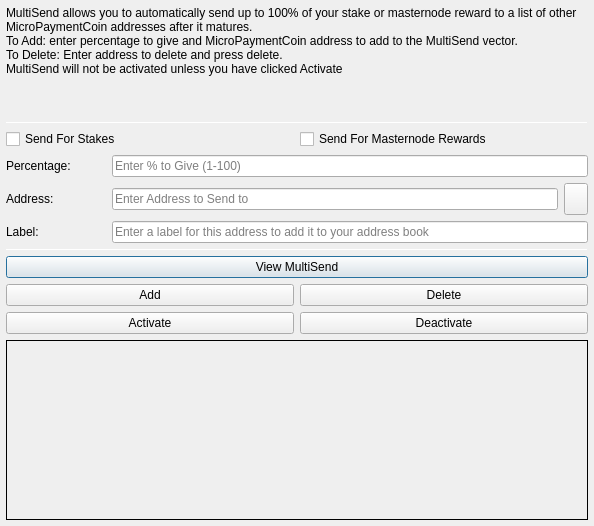
<?xml version="1.0" encoding="UTF-8"?>
<ui version="4.0">
 <class>MultiSendDialog</class>
 <widget class="QDialog" name="MultiSendDialog">
  <property name="windowModality">
   <enum>Qt::NonModal</enum>
  </property>
  <property name="geometry">
   <rect>
    <x>0</x>
    <y>0</y>
    <width>594</width>
    <height>526</height>
   </rect>
  </property>
  <property name="windowTitle">
   <string>MultiSend</string>
  </property>
  <layout class="QVBoxLayout" name="verticalLayout" stretch="0">
   <property name="margin">
    <number>6</number>
   </property>
   <item>
    <layout class="QVBoxLayout" name="verticalLayout_Main" stretch="1,1,1,0,1,1,1">
     <item>
      <widget class="QLabel" name="label_2">
       <property name="lineWidth">
        <number>1</number>
       </property>
       <property name="text">
        <string>MultiSend allows you to automatically send up to 100% of your stake or masternode reward to a list of other MicroPaymentCoin addresses after it matures.
To Add: enter percentage to give and MicroPaymentCoin address to add to the MultiSend vector.
To Delete: Enter address to delete and press delete.
MultiSend will not be activated unless you have clicked Activate</string>
       </property>
       <property name="alignment">
        <set>Qt::AlignLeading|Qt::AlignLeft|Qt::AlignTop</set>
       </property>
       <property name="wordWrap">
        <bool>true</bool>
       </property>
      </widget>
     </item>
     <item>
      <widget class="Line" name="line">
       <property name="minimumSize">
        <size>
         <width>0</width>
         <height>1</height>
        </size>
       </property>
       <property name="maximumSize">
        <size>
         <width>16777215</width>
         <height>1</height>
        </size>
       </property>
       <property name="orientation">
        <enum>Qt::Horizontal</enum>
       </property>
      </widget>
     </item>
     <item>
      <layout class="QVBoxLayout" name="verticalLayout_Settings">
       <item>
        <layout class="QHBoxLayout" name="horizontalLayout">
         <item>
          <widget class="QCheckBox" name="multiSendStakeCheckBox">
           <property name="text">
            <string>Send For Stakes</string>
           </property>
          </widget>
         </item>
         <item>
          <widget class="QCheckBox" name="multiSendMasternodeCheckBox">
           <property name="text">
            <string>Send For Masternode Rewards</string>
           </property>
          </widget>
         </item>
        </layout>
       </item>
       <item>
        <layout class="QHBoxLayout" name="horizontalLayout_6">
         <item>
          <widget class="QLabel" name="label">
           <property name="minimumSize">
            <size>
             <width>100</width>
             <height>0</height>
            </size>
           </property>
           <property name="toolTip">
            <string>Percentage of stake to send</string>
           </property>
           <property name="text">
            <string>Percentage:</string>
           </property>
          </widget>
         </item>
         <item>
          <widget class="QLineEdit" name="multiSendPercentEdit">
           <property name="toolTip">
            <string>Enter whole numbers 1 - 100</string>
           </property>
           <property name="placeholderText">
            <string>Enter % to Give (1-100)</string>
           </property>
          </widget>
         </item>
        </layout>
       </item>
       <item>
        <layout class="QHBoxLayout" name="horizontalLayout_7">
         <item>
          <widget class="QLabel" name="label_5">
           <property name="minimumSize">
            <size>
             <width>100</width>
             <height>0</height>
            </size>
           </property>
           <property name="toolTip">
            <string>Address to send portion of stake to</string>
           </property>
           <property name="text">
            <string>Address:</string>
           </property>
          </widget>
         </item>
         <item>
          <widget class="QLineEdit" name="multiSendAddressEdit">
           <property name="toolTip">
            <string/>
           </property>
           <property name="placeholderText">
            <string>Enter Address to Send to</string>
           </property>
          </widget>
         </item>
         <item>
          <widget class="QToolButton" name="addressBookButton">
           <property name="maximumSize">
            <size>
             <width>16777215</width>
             <height>32</height>
            </size>
           </property>
           <property name="toolTip">
            <string>Choose an address from the address book</string>
           </property>
           <property name="text">
            <string/>
           </property>
           <property name="icon">
            <iconset resource="../micropaymentcoin.qrc">
             <normaloff>:/icons/address-book</normaloff>:/icons/address-book</iconset>
           </property>
           <property name="shortcut">
            <string>Alt+A</string>
           </property>
          </widget>
         </item>
        </layout>
       </item>
      </layout>
     </item>
     <item>
      <layout class="QHBoxLayout" name="horizontalLayout_3">
       <item>
        <widget class="QLabel" name="label_3">
         <property name="minimumSize">
          <size>
           <width>100</width>
           <height>0</height>
          </size>
         </property>
         <property name="text">
          <string>Label:</string>
         </property>
        </widget>
       </item>
       <item>
        <widget class="QLineEdit" name="labelAddressLabelEdit">
         <property name="placeholderText">
          <string>Enter a label for this address to add it to your address book</string>
         </property>
        </widget>
       </item>
      </layout>
     </item>
     <item>
      <widget class="Line" name="line_2">
       <property name="minimumSize">
        <size>
         <width>0</width>
         <height>1</height>
        </size>
       </property>
       <property name="maximumSize">
        <size>
         <width>16777215</width>
         <height>1</height>
        </size>
       </property>
       <property name="orientation">
        <enum>Qt::Horizontal</enum>
       </property>
      </widget>
     </item>
     <item>
      <layout class="QVBoxLayout" name="verticalLayout_Buttons">
       <item>
        <layout class="QHBoxLayout" name="horizontalLayout_4">
         <item>
          <widget class="QPushButton" name="viewButton">
           <property name="toolTip">
            <string/>
           </property>
           <property name="statusTip">
            <string>View MultiSend Vector</string>
           </property>
           <property name="text">
            <string>View MultiSend</string>
           </property>
          </widget>
         </item>
        </layout>
       </item>
       <item>
        <layout class="QHBoxLayout" name="horizontalLayout_2">
         <item>
          <widget class="QPushButton" name="addButton">
           <property name="toolTip">
            <string/>
           </property>
           <property name="statusTip">
            <string>Add to MultiSend Vector</string>
           </property>
           <property name="text">
            <string>Add</string>
           </property>
          </widget>
         </item>
         <item>
          <widget class="QPushButton" name="deleteButton">
           <property name="toolTip">
            <string/>
           </property>
           <property name="statusTip">
            <string>Delete Address From MultiSend Vector</string>
           </property>
           <property name="text">
            <string>Delete</string>
           </property>
          </widget>
         </item>
        </layout>
       </item>
       <item>
        <layout class="QHBoxLayout" name="horizontalLayout_5">
         <item>
          <widget class="QPushButton" name="activateButton">
           <property name="statusTip">
            <string>Activate MultiSend</string>
           </property>
           <property name="text">
            <string>Activate</string>
           </property>
          </widget>
         </item>
         <item>
          <widget class="QPushButton" name="disableButton">
           <property name="statusTip">
            <string>Deactivate MultiSend</string>
           </property>
           <property name="text">
            <string>Deactivate</string>
           </property>
          </widget>
         </item>
        </layout>
       </item>
      </layout>
     </item>
     <item>
      <widget class="QLabel" name="message">
       <property name="minimumSize">
        <size>
         <width>0</width>
         <height>180</height>
        </size>
       </property>
       <property name="frameShape">
        <enum>QFrame::Panel</enum>
       </property>
       <property name="frameShadow">
        <enum>QFrame::Plain</enum>
       </property>
       <property name="lineWidth">
        <number>1</number>
       </property>
       <property name="midLineWidth">
        <number>1</number>
       </property>
       <property name="text">
        <string/>
       </property>
       <property name="alignment">
        <set>Qt::AlignLeading|Qt::AlignLeft|Qt::AlignTop</set>
       </property>
       <property name="wordWrap">
        <bool>true</bool>
       </property>
      </widget>
     </item>
    </layout>
   </item>
  </layout>
 </widget>
 <resources>
  <include location="../micropaymentcoin.qrc"/>
 </resources>
 <connections/>
</ui>
